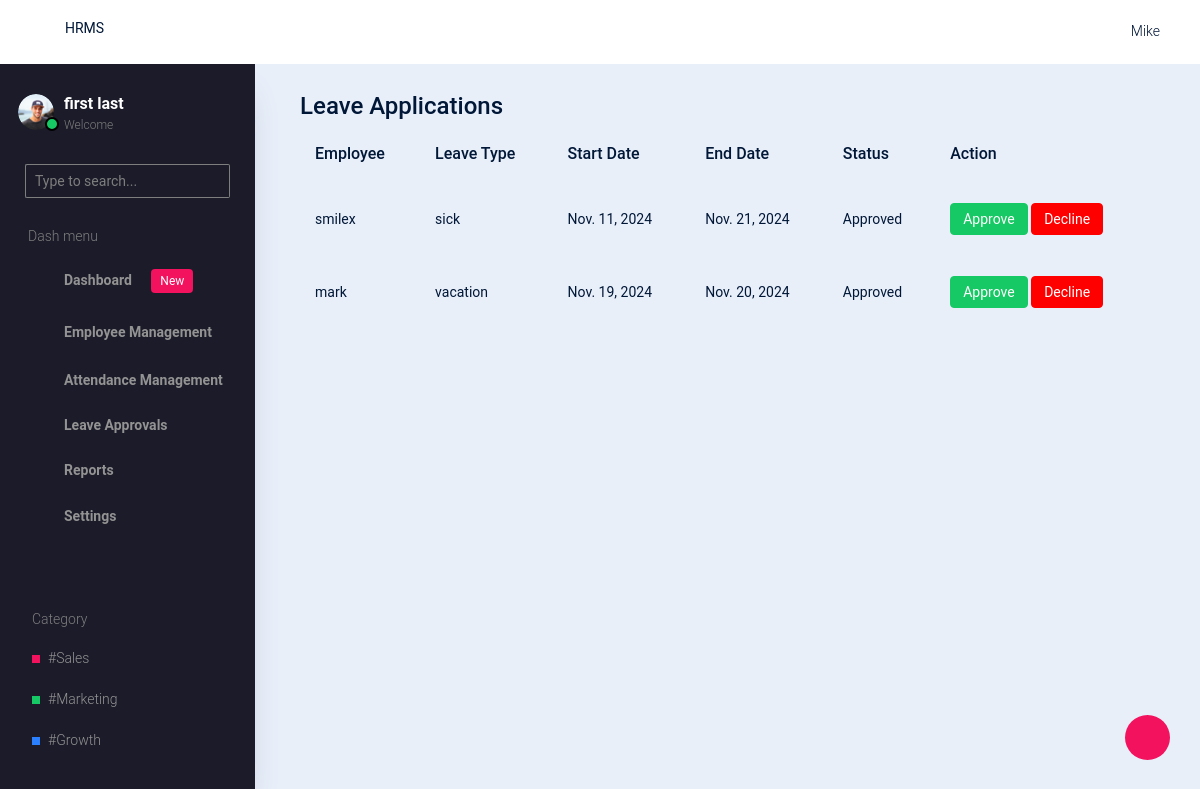
Before: /review_leaves/ (signed in) with the older database file.
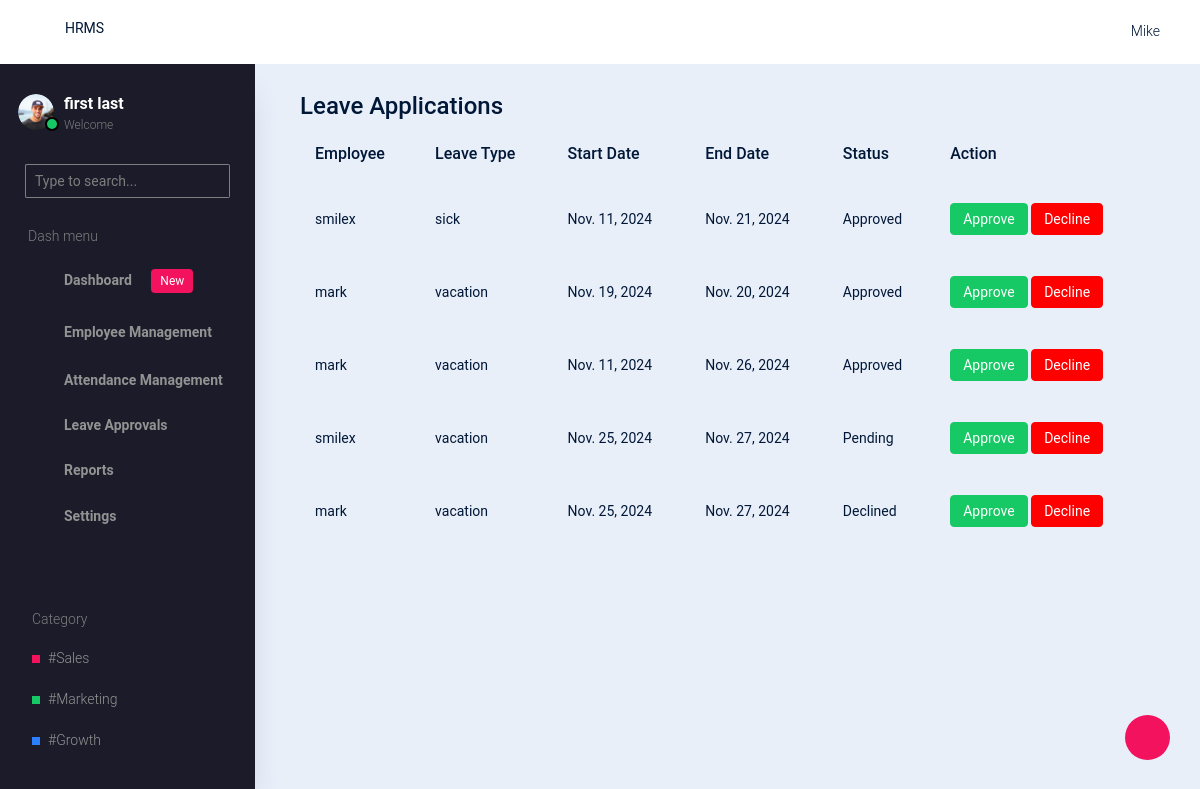
After: the same page with the newer database file.
### hrms/models.py (models this page shows, shortened)
class LeaveRequest(models.Model):
    STATUS_CHOICES = [
        ('PENDING', 'Pending'),
        ('APPROVED', 'Approved'),
        ('DECLINED', 'Declined'),
    ]
    employee = models.ForeignKey(CustomUser, on_delete=models.CASCADE, related_name="leave_requests")
    leave_type = models.CharField(max_length=20, choices=[
        ('vacation', 'Vacation'),
        ('sick', 'Sick Leave'),
        ('personal', 'Personal Leave'),
    ])
    start_date = models.DateField()
    end_date = models.DateField()
    days_requested = models.IntegerField(editable=False, default=0)
    days_approved = models.IntegerField(null=True, blank=True)
    reason = models.TextField()
    status = models.CharField(max_length=10, choices=STATUS_CHOICES, default='PENDING')
    notes = models.TextField(blank=True, null=True)

### accounts/models.py (models this page shows, shortened)
class CustomUser(AbstractUser):
    ROLE_CHOICES = [
        ('admin', 'Admin'),
        ('hr_manager', 'HR Manager'),
        ('employee', 'Employee'),
    ]
    role = models.CharField(max_length=20, choices=ROLE_CHOICES, default='employee')
    gender = models.CharField(max_length=20, choices=[('male', 'Male'), ('female', 'Female')], default='male')
    phone = models.CharField(max_length=15, blank=True, null=True)
    position = models.CharField(max_length=100, blank=True, null=True)
    department = models.ForeignKey(Department, on_delete=models.CASCADE, default=None, null=True)
    start_date = models.DateField(blank=True, null=True)
    exit_date = models.DateField(null=True, blank=True)
    reason_for_leaving = models.CharField(max_length=255, null=True, blank=True)

### hrms/views.py (the view)
# urls.py: path('review_leaves/',leave_requests,name='reviewleaves'),
@login_required
def leave_requests(request):
    leave_requests = LeaveRequest.objects.all()
    return render(request, 'hrms/admin/leave-approvals/leave_requests.html', {'leave_requests': leave_requests})

### hrms/templates/hrms/admin/leave-approvals/leave_requests.html
{% extends 'hrms/admin/base.html' %}
{% block content %}
<div class="container">
    <h2>Leave Applications</h2>
    <table class="table table-striped">
        <thead>
            <tr>
                <th>Employee</th>
                <th>Leave Type</th>
                <th>Start Date</th>
                <th>End Date</th>
                <th>Status</th>
                <th>Action</th>
            </tr>
        </thead>
        <tbody>
            {% for leave in leave_requests %}
            <tr>
                <td>{{ leave.employee.username }}</td>
                <td>{{ leave.leave_type }}</td>
                <td>{{ leave.start_date }}</td>
                <td>{{ leave.end_date }}</td>
                <td>{{ leave.get_status_display }}</td>
                <td>
                    <a href="{% url 'update_leave_status' leave.id 'APPROVED' %}" class="btn btn-sm btn-success">Approve</a>
                    <a href="{% url 'update_leave_status' leave.id 'DECLINED' %}" class="btn btn-sm btn-danger">Decline</a>
                </td>
            </tr>
            {% endfor %}
        </tbody>
    </table>
</div>
{% endblock %}

Changed rows visible on the page:
added LeaveRequest: employee.username "mark", leave_type "vacation", start_date "Nov. 11, 2024", end_date "Nov. 26, 2024", status "Approved"
added LeaveRequest: employee.username "smilex", leave_type "vacation", start_date "Nov. 25, 2024", end_date "Nov. 27, 2024", status "Pending"
added LeaveRequest: employee.username "mark", leave_type "vacation", start_date "Nov. 25, 2024", end_date "Nov. 27, 2024", status "Declined"
